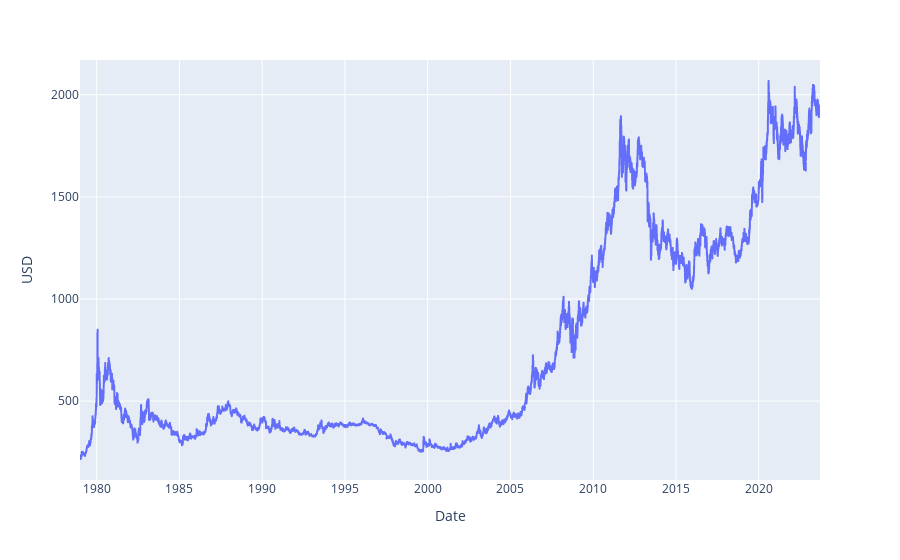

The notebook cell this image was saved under:
### Code cell
col='USD'
fig = px.line(df_gold, x='Date', y=col)
fig.show()

### Figure 1 — Plotly figure (JSON) as saved in the notebook; plotly's stock layout.template omitted (floating-point values rounded to 4 significant figures; data arrays with more than 128 entries replaced by an {"elided": "..."} marker saying what was removed)
{"data": [{"hovertemplate": "Date=%{x}<br>USD=%{y}<extra></extra>", "legendgroup": "", "line": {"color": "#636efa", "dash": "solid"}, "marker": {"symbol": "circle"}, "mode": "lines", "name": "", "showlegend": false, "type": "scattergl", "x": {"elided": "16332 str values"}, "xaxis": "x", "y": {"elided": "16332 float values"}, "yaxis": "y"}], "layout": {"autosize": true, "legend": {"tracegroupgap": 0}, "margin": {"t": 60}, "xaxis": {"anchor": "y", "autorange": true, "domain": [0, 1], "range": ["1978-12-29", "2023-09-15"], "title": {"text": "Date"}, "type": "date"}, "yaxis": {"anchor": "x", "autorange": true, "domain": [0, 1], "range": [114.1, 2170.0], "title": {"text": "USD"}, "type": "linear"}}}
